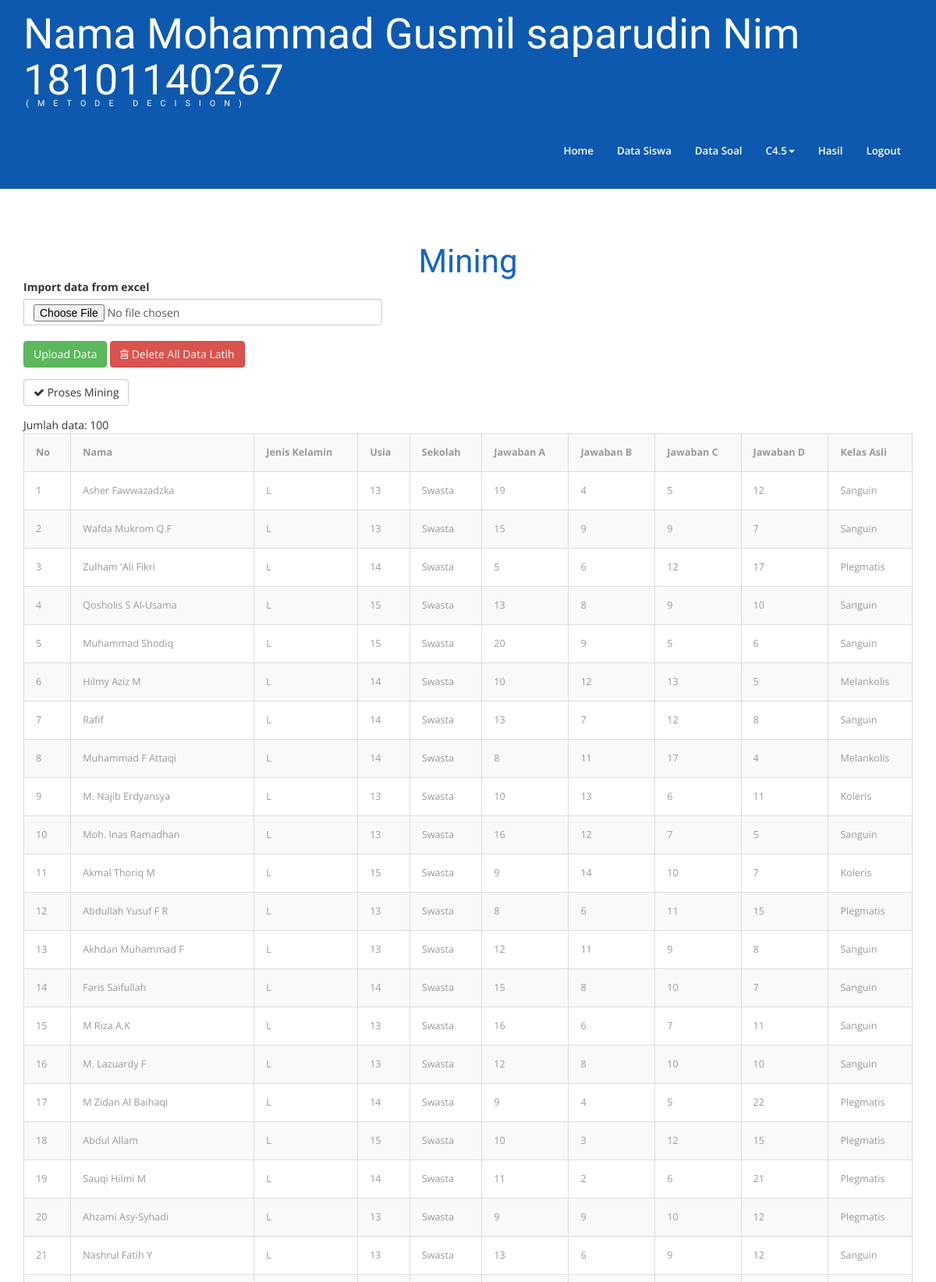
The app's page /index.php?menu=mining (signed in, upper part) with its own data.
### tables this page shows
CREATE TABLE `data_latih` (
  `id` int(11) NOT NULL,
  `nama` varchar(200) DEFAULT NULL,
  `jenis_kelamin` enum('L','P') DEFAULT NULL,
  `usia` int(11) DEFAULT NULL,
  `sekolah` varchar(100) DEFAULT NULL,
  `jawaban_a` int(11) DEFAULT NULL,
  `jawaban_b` int(11) DEFAULT NULL,
  `jawaban_c` int(11) DEFAULT NULL,
  `jawaban_d` int(11) DEFAULT NULL,
  `kelas_asli` varchar(100) DEFAULT NULL
);

### database.php (called while the page is built, shortened)
<?php
class database {
    private $servername;
    private $user_db;
    private $password_db;
    private $database;
    private $koneksi;
    function database() {
        return $this->connect_db();
    }
    function load_conf_db() {
        $path = dirname(__FILE__) . '/koneksi.php';
        if (file_exists($path)) {
            $conf = include $path;
            $this->servername = @$conf['host'];
            $this->database = @$conf['dbname'];
            $this->user_db = @$conf['username'];
            $this->password_db = @$conf['password'];
        }
    }
    public function connect_db() {
        $this->koneksi = mysqli_connect($this->servername, $this->user_db, $this->password_db, $this->database);
        return $this->koneksi;
    }
    function db_query($sql) {
        $conn = $this->koneksi;
        return mysqli_query($conn, $sql);
    }
    function db_fetch_array($result) {
        return mysqli_fetch_array($result);
    }
    function db_num_rows($result) {
        return mysqli_num_rows($result);
    }
}
?>

### koneksi.php (called while the page is built)
<?php
return array(
    'host' => "localhost",
    'username' => "root",
    'password' => "",
    'dbname' => "tugas_decision",
);
?>

### mining.php (the view, shortened to what this page needs)
<?php
include_once "database.php";
include_once 'proses_mining.php';
$db_object = new database();
        ?>
<div class="content">
    <div class="typo-w3">
        <div class="container">
            <h2 class="tittle">Mining</h2>
            <?php
            if(!isset($_POST['proses_mining'])){
            $sql = "SELECT * FROM data_latih";
            $query = $db_object->db_query($sql);
            $jumlah = $db_object->db_num_rows($query);
            ?>
            <div class="row">
                <div class="col-md-12">
                    <form method="post" enctype="multipart/form-data" action="">
                        <div class="form-group">
                            <div class="input-group">
                                <label>Import data from excel</label>
                                <input name="file_data_latih" type="file" class="form-control">
                            </div>
                        </div>
                        <div class="form-group">
                            <input name="submit" type="submit" value="Upload Data" class="btn btn-success">
                            <button name="delete" type="submit"  class="btn btn-danger" onclick="">
                                <i class="fa fa-trash-o"></i> Delete All Data Latih
                            </button>
                        </div>
                        <div class="form-group">
                            <button name="proses_mining" type="submit"  class="btn btn-default" onclick="">
                                <i class="fa fa-check"></i> Proses Mining
                            </button>
                        </div>
                    </form>
<?php
            }
if(!isset($_POST['proses_mining'])){
echo "Jumlah data: " . $jumlah . "<br>";
if ($jumlah == 0) {
    echo "Data kosong...";
} else {
    ?>
                        <table class='table table-bordered table-striped  table-hover'>
                            <tr>
                                <th>No</th>
                                <th>Nama</th>
                                <th>Jenis Kelamin</th>
                                <th>Usia</th>
                                <th>Sekolah</th>
                                <th>Jawaban A</th>
                                <th>Jawaban B</th>
                                <th>Jawaban C</th>
                                <th>Jawaban D</th>
                                <th>Kelas Asli</th>
                            </tr>
    <?php
    $no = 1;
    while ($row = $db_object->db_fetch_array($query)) {
        echo "<tr>";
        echo "<td>" . $no . "</td>";
        echo "<td>" . $row['nama'] . "</td>";
        echo "<td>" . $row['jenis_kelamin'] . "</td>";
        echo "<td>" . $row['usia'] . "</td>";
        echo "<td>" . $row['sekolah'] . "</td>";
        echo "<td>" . $row['jawaban_a'] . "</td>";
        echo "<td>" . $row['jawaban_b'] . "</td>";
        echo "<td>" . $row['jawaban_c'] . "</td>";
        echo "<td>" . $row['jawaban_d'] . "</td>";
        echo "<td>" . $row['kelas_asli'] . "</td>";
        echo "</tr>";
        $no++;
    }
    ?>
                        </table>
                            <?php
                        }
}
                        ?>
                </div>
            </div>
        </div>
    </div>
</div>

### css/style.css (style rules this page uses)
h1,h2,h3,h4,h5,h6 { padding:0 0; margin:0 0; font-family: 'Cagliostro', sans-serif; }
body { padding:0 0; margin:0 0; font-family: 'Open Sans', sans-serif; }
h2.tittle { text-align: center; font-size: 3em; color: #1565C0; }
.typo-w3 { padding: 5em 0; }
.table > thead > tr > th, .table > tbody > tr > th, .table > tfoot > tr > th, .table > thead > tr > td, .table > tbody > tr > td, .table > tfoot > tr > td { border-top: none !important; }
.table td, .table>tbody>tr>td, .table>tbody>tr>th, .table>tfoot>tr>td, .table>tfoot>tr>th, .table>thead>tr>td, .table>thead>tr>th { padding: 15px!important; }
.table > thead > tr > th, .table > tbody > tr > th, .table > tfoot > tr > th, .table > thead > tr > td, .table > tbody > tr > td, .table > tfoot > tr > td { font-size: 0.9em; color: #999; border-top: none !important; }
.input-group { margin-bottom: 20px; }

### records on screen
data_latih: nama "Asher Fawwazadzka", jenis_kelamin "L", usia "13", sekolah "Swasta", jawaban_a "19", jawaban_b "4", jawaban_c "5", jawaban_d "12", kelas_asli "Sanguin"
data_latih: nama "Wafda Mukrom Q.F", jenis_kelamin "L", usia "13", sekolah "Swasta", jawaban_a "15", jawaban_b "9", jawaban_c "9", jawaban_d "7", kelas_asli "Sanguin"
data_latih: nama "Zulham 'Ali Fikri", jenis_kelamin "L", usia "14", sekolah "Swasta", jawaban_a "5", jawaban_b "6", jawaban_c "12", jawaban_d "17", kelas_asli "Plegmatis"
data_latih: nama "Qosholis S Al-Usama", jenis_kelamin "L", usia "15", sekolah "Swasta", jawaban_a "13", jawaban_b "8", jawaban_c "9", jawaban_d "10", kelas_asli "Sanguin"
data_latih: nama "Muhammad Shodiq", jenis_kelamin "L", usia "15", sekolah "Swasta", jawaban_a "20", jawaban_b "9", jawaban_c "5", jawaban_d "6", kelas_asli "Sanguin"
data_latih: nama "Hilmy Aziz M", jenis_kelamin "L", usia "14", sekolah "Swasta", jawaban_a "10", jawaban_b "12", jawaban_c "13", jawaban_d "5", kelas_asli "Melankolis"
data_latih: nama "Rafif", jenis_kelamin "L", usia "14", sekolah "Swasta", jawaban_a "13", jawaban_b "7", jawaban_c "12", jawaban_d "8", kelas_asli "Sanguin"
data_latih: nama "Muhammad F Attaqi", jenis_kelamin "L", usia "14", sekolah "Swasta", jawaban_a "8", jawaban_b "11", jawaban_c "17", jawaban_d "4", kelas_asli "Melankolis"
data_latih: nama "M. Najib Erdyansya", jenis_kelamin "L", usia "13", sekolah "Swasta", jawaban_a "10", jawaban_b "13", jawaban_c "6", jawaban_d "11", kelas_asli "Koleris"
data_latih: nama "Moh. Inas Ramadhan", jenis_kelamin "L", usia "13", sekolah "Swasta", jawaban_a "16", jawaban_b "12", jawaban_c "7", jawaban_d "5", kelas_asli "Sanguin"
data_latih: nama "Akmal Thoriq M", jenis_kelamin "L", usia "15", sekolah "Swasta", jawaban_a "9", jawaban_b "14", jawaban_c "10", jawaban_d "7", kelas_asli "Koleris"
data_latih: nama "Abdullah Yusuf F R", jenis_kelamin "L", usia "13", sekolah "Swasta", jawaban_a "8", jawaban_b "6", jawaban_c "11", jawaban_d "15", kelas_asli "Plegmatis"
data_latih: nama "Akhdan Muhammad F", jenis_kelamin "L", usia "13", sekolah "Swasta", jawaban_a "12", jawaban_b "11", jawaban_c "9", jawaban_d "8", kelas_asli "Sanguin"
data_latih: nama "Faris Saifullah", jenis_kelamin "L", usia "14", sekolah "Swasta", jawaban_a "15", jawaban_b "8", jawaban_c "10", jawaban_d "7", kelas_asli "Sanguin"
data_latih: nama "M Riza A.K", jenis_kelamin "L", usia "13", sekolah "Swasta", jawaban_a "16", jawaban_b "6", jawaban_c "7", jawaban_d "11", kelas_asli "Sanguin"
data_latih: nama "M. Lazuardy F", jenis_kelamin "L", usia "13", sekolah "Swasta", jawaban_a "12", jawaban_b "8", jawaban_c "10", jawaban_d "10", kelas_asli "Sanguin"
data_latih: nama "M Zidan Al Baihaqi", jenis_kelamin "L", usia "14", sekolah "Swasta", jawaban_a "9", jawaban_b "4", jawaban_c "5", jawaban_d "22", kelas_asli "Plegmatis"
data_latih: nama "Abdul Allam", jenis_kelamin "L", usia "15", sekolah "Swasta", jawaban_a "10", jawaban_b "3", jawaban_c "12", jawaban_d "15", kelas_asli "Plegmatis"
data_latih: nama "Sauqi Hilmi M", jenis_kelamin "L", usia "14", sekolah "Swasta", jawaban_a "11", jawaban_b "2", jawaban_c "6", jawaban_d "21", kelas_asli "Plegmatis"
data_latih: nama "Ahzami Asy-Syhadi", jenis_kelamin "L", usia "13", sekolah "Swasta", jawaban_a "9", jawaban_b "9", jawaban_c "10", jawaban_d "12", kelas_asli "Plegmatis"
data_latih: nama "Nashrul Fatih Y", jenis_kelamin "L", usia "13", sekolah "Swasta", jawaban_a "13", jawaban_b "6", jawaban_c "9", jawaban_d "12", kelas_asli "Sanguin"

### other values on screen
$jumlah "100"
